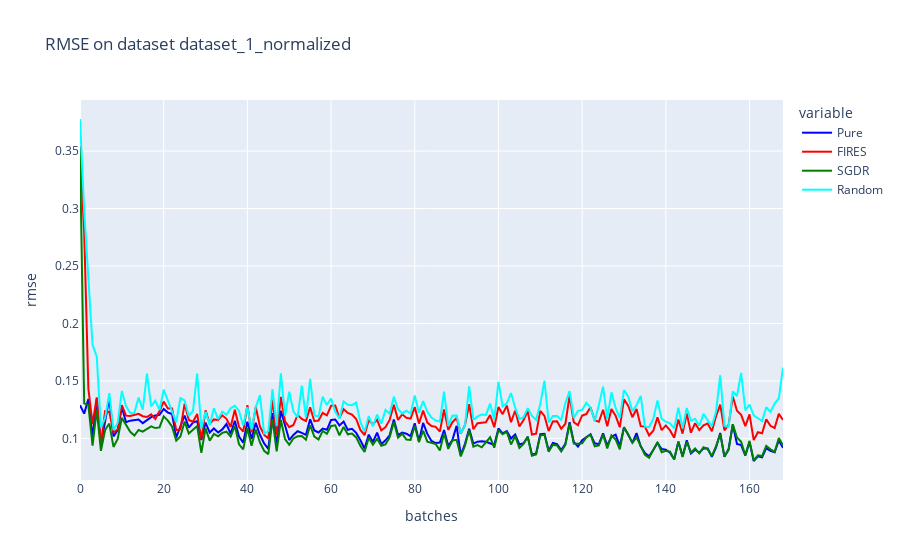

The notebook cell this image was saved under:
### Code cell
title = "RMSE on dataset {}".format(dataset_name)
col_names = ["Pure", "FIRES", "SGDR", "Random"]
d = {"Pure":pure_rmse, "FIRES":fires_rmse, "SGDR":sgdr_rmse, "Random":random_rmse}
df = pd.DataFrame(d, columns=col_names)
fig = px.line(df, y = col_names, title=title, labels={"index":"batches", "value":"rmse"}, color_discrete_map={"Pure":'blue','FIRES': 'red', "SGDR": "green", "Random":"cyan"})
rmse_trace = fig["data"]
fig.show()

### Figure 1 — Plotly figure (JSON) as saved in the notebook; plotly's stock layout.template omitted (floating-point values rounded to 4 significant figures; data arrays with more than 128 entries replaced by an {"elided": "..."} marker saying what was removed)
{"data": [{"hovertemplate": "variable=Pure<br>batches=%{x}<br>rmse=%{y}<extra></extra>", "legendgroup": "Pure", "line": {"color": "blue", "dash": "solid"}, "mode": "lines", "name": "Pure", "orientation": "v", "showlegend": true, "type": "scatter", "x": {"elided": "169 int values"}, "xaxis": "x", "y": {"elided": "169 float values"}, "yaxis": "y"}, {"hovertemplate": "variable=FIRES<br>batches=%{x}<br>rmse=%{y}<extra></extra>", "legendgroup": "FIRES", "line": {"color": "red", "dash": "solid"}, "mode": "lines", "name": "FIRES", "orientation": "v", "showlegend": true, "type": "scatter", "x": {"elided": "169 int values"}, "xaxis": "x", "y": {"elided": "169 float values"}, "yaxis": "y"}, {"hovertemplate": "variable=SGDR<br>batches=%{x}<br>rmse=%{y}<extra></extra>", "legendgroup": "SGDR", "line": {"color": "green", "dash": "solid"}, "mode": "lines", "name": "SGDR", "orientation": "v", "showlegend": true, "type": "scatter", "x": {"elided": "169 int values"}, "xaxis": "x", "y": {"elided": "169 float values"}, "yaxis": "y"}, {"hovertemplate": "variable=Random<br>batches=%{x}<br>rmse=%{y}<extra></extra>", "legendgroup": "Random", "line": {"color": "cyan", "dash": "solid"}, "mode": "lines", "name": "Random", "orientation": "v", "showlegend": true, "type": "scatter", "x": {"elided": "169 int values"}, "xaxis": "x", "y": {"elided": "169 float values"}, "yaxis": "y"}], "layout": {"legend": {"title": {"text": "variable"}, "tracegroupgap": 0}, "title": {"text": "RMSE on dataset dataset_1_normalized"}, "xaxis": {"anchor": "y", "domain": [0, 1], "title": {"text": "batches"}}, "yaxis": {"anchor": "x", "domain": [0, 1], "title": {"text": "rmse"}}}}
